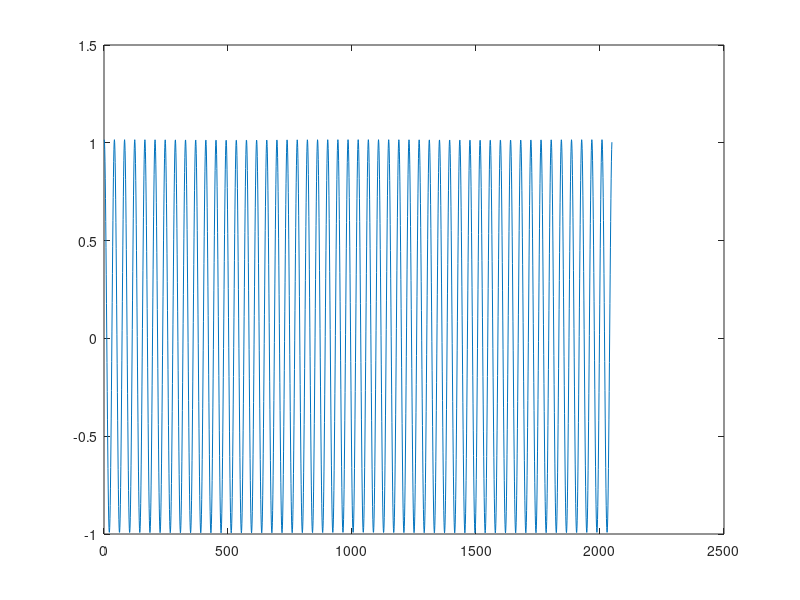

This chart was generated by the following MATLAB code: (Note: this script raises an error after producing the figure.)
fs = 2048; %1KHz

t = 0:1/fs:1-1/fs;
%t = t(1:512);
x = 1*cos(2*pi*50*t) + 0.01*cos(2*pi*100*t) + 0.005*cos(2*pi*150*t) + 0.001*cos(2*pi*200*t);
n = length(x);
plot(x)
thd_teorico = sqrt(.01^2+.005^2+.001^2)/sqrt(1);

q15data = dec2q15(x);

[r,harmpow,harmfreq] = thd(x, fs, 4);
thd_matlab = 10^(r/20);